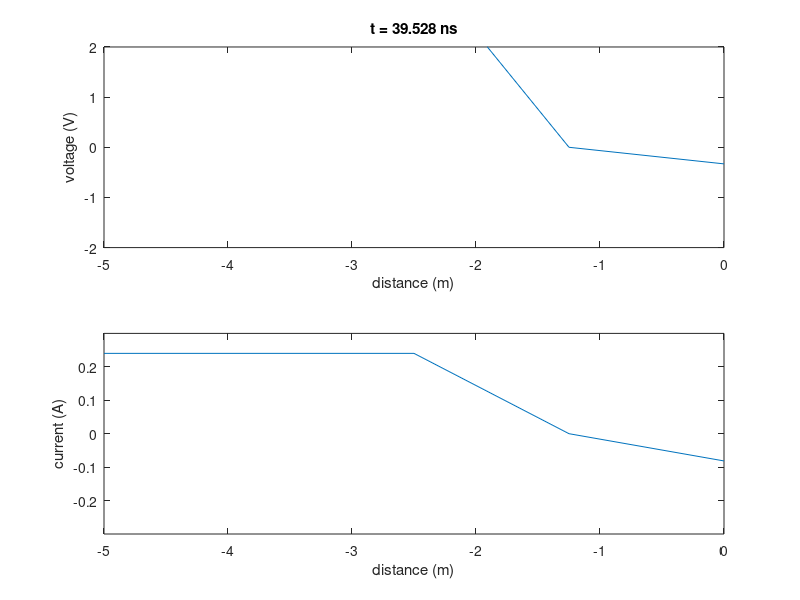

Reproduce this figure in MATLAB.
% Name   : fdtline.m
% Author : Derek Swanson
% Date   : 24 MAY 2011
% 
% Description:
%   Simulates the transient response of a transmission line using the
%   finite difference time domain (FDTD) technique.

clear;

% Line inputs
Len=input('Length = ');
M=input('Nodes = ');
dz=Len/(M-1);
z=linspace(-Len,0,M);

% Line parameters 
C=1e-9;
L=250e-9;
R = 0;
G = 0;
A = input('Amplitude = ');

% Velocity calc
up=1/sqrt(L*C);

% Time increment and no. of steps
dt=dz/up; %Courant condition: up*dt/dz <= 1

% Number of time steps and time vector
N=input('Time Steps = ');
tmax=(N-1)*dt;
t=linspace(0,tmax,N);

% Prompt the user to enter the boundary condition
RL = input('RL = ');
Rs = input('Rs = ');

% Prompt the user to select the voltage source
display('Select voltage source:');
display('  1 - 400MHz Sine Wave');
display('  2 - 2.5ns pulse');
display('  3 - DC');
source = input('Enter a number 1-3: ');

% Set up the voltage source
if(source == 1)
    % Sinusoidal
    vg = A*cos(400e6*2*pi*t);
elseif(source == 2)
    % Pulse
    vg = zeros(length(t));
    tt = 0;
    i = 1;
    while(tt <= 2.5e-9)
       vg(i) = A;
       tt = tt + dt;
       i = i + 1;
    end
else
    % DC
    vg = ones(length(t));
    vg = vg*A;
end

% Initial conditions
v=zeros(1,M); i=zeros(1,M);
vn=zeros(1,M); in=zeros(1,M);

% Time loop t=0:dt:tmax
for n=1:N-1
    
    % generate plots
    subplot(2,1,1);
    plot(z,v);
    axis([-Len,0,-2,2]);
    xlabel('distance (m)');
    ylabel('voltage (V)');
    title(sprintf('t = %.3f ns',(n-2)*dt*1e9));
    subplot(2,1,2);
    plot(z,i);
    axis([-Len,0,-.3,.3]);
    xlabel('distance (m)');
    ylabel('current (A)');
%     subplot(3,1,3);
%     plot(z,v./i);
%     axis([-Len,0,-200,200]);
%     xlabel('distance (m)');
%     ylabel('input impedance (ohm)');
    shg;
    
    % "Next" values @ z=-Len+dz:dz:0
    for m=2:M-1
        vn(m)=(v(m+1)+v(m-1))/2-dt/C*(i(m+1)-i(m-1))/2/dz;
	    in(m)=(i(m+1)+i(m-1))/2-dt/L*(v(m+1)-v(m-1))/2/dz;
    end
    
    % Boundary condition at the source
    vn(1) = ((vg(n+1) - Rs*in(2))/dz + C*Rs/dt*v(1))/(1/dz + G*Rs + C*Rs/dt);
    in(1) = ((vg(n+1) - vn(2))/dz + L*i(1)/dt)/(Rs/dz + R + L/dt);
    
    % Boundary condition at the termination
%      vn(M) = (RL*in(M-1)/dz + RL*C/dt*v(M))/(1/dz + G*RL + C*RL/dt);
%      in(M) = (vn(M-1)/dz + L*i(M)/dt)/(RL/dz + R + L/dt);
    vn(M) = (RL/2/dz*(-4*in(M-1) + in(M-2)) - RL*C/dt*v(M))/(-3/2/dz - RL*G - RL*C/dt);
    in(M) = ((-4*vn(M-1) + vn(M-2))/2/dz - L/dt*i(M))/(-3*RL/2/dz - R - L/dt);
    
    %pause
    
    % Updating arrays
    v=vn;
    i=in;
    
end